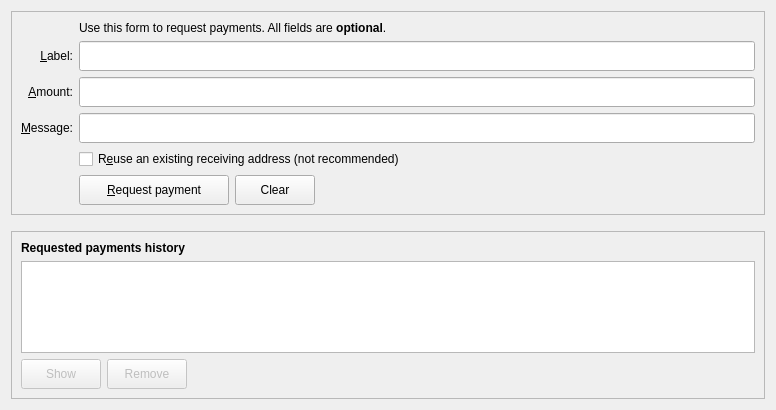
<?xml version="1.0" encoding="UTF-8"?>
<ui version="4.0">
 <class>ReceiveCoinsDialog</class>
 <widget class="QWidget" name="ReceiveCoinsDialog">
  <property name="geometry">
   <rect>
    <x>0</x>
    <y>0</y>
    <width>776</width>
    <height>410</height>
   </rect>
  </property>
  <layout class="QVBoxLayout" name="verticalLayout" stretch="0,0,1">
   <item>
    <widget class="QFrame" name="frame2">
     <property name="sizePolicy">
      <sizepolicy hsizetype="Preferred" vsizetype="Expanding">
       <horstretch>0</horstretch>
       <verstretch>0</verstretch>
      </sizepolicy>
     </property>
     <property name="frameShape">
      <enum>QFrame::StyledPanel</enum>
     </property>
     <property name="frameShadow">
      <enum>QFrame::Sunken</enum>
     </property>
     <layout class="QVBoxLayout" name="verticalLayout_3">
      <item>
       <layout class="QGridLayout" name="gridLayout">
        <item row="7" column="2">
         <widget class="QCheckBox" name="reuseAddress">
          <property name="toolTip">
           <string>Reuse one of the previously used receiving addresses. Reusing addresses has security and privacy issues. Do not use this unless re-generating a payment request made before.</string>
          </property>
          <property name="text">
           <string>R&amp;euse an existing receiving address (not recommended)</string>
          </property>
         </widget>
        </item>
        <item row="7" column="0">
         <widget class="QLabel" name="label_4">
          <property name="text">
           <string/>
          </property>
         </widget>
        </item>
        <item row="6" column="0">
         <widget class="QLabel" name="label_3">
          <property name="toolTip">
           <string>An optional message to attach to the payment request, which will be displayed when the request is opened. Note: The message will not be sent with the payment over the Uniqredit network.</string>
          </property>
          <property name="text">
           <string>&amp;Message:</string>
          </property>
          <property name="alignment">
           <set>Qt::AlignRight|Qt::AlignTrailing|Qt::AlignVCenter</set>
          </property>
          <property name="buddy">
           <cstring>reqMessage</cstring>
          </property>
         </widget>
        </item>
        <item row="4" column="2">
         <widget class="QLineEdit" name="reqLabel">
          <property name="minimumSize">
           <size>
            <width>0</width>
            <height>30</height>
           </size>
          </property>
          <property name="toolTip">
           <string>An optional label to associate with the new receiving address.</string>
          </property>
         </widget>
        </item>
        <item row="6" column="2">
         <widget class="QLineEdit" name="reqMessage">
          <property name="minimumSize">
           <size>
            <width>0</width>
            <height>30</height>
           </size>
          </property>
          <property name="toolTip">
           <string>An optional message to attach to the payment request, which will be displayed when the request is opened. Note: The message will not be sent with the payment over the Uniqredit network.</string>
          </property>
         </widget>
        </item>
        <item row="2" column="2">
         <widget class="QLabel" name="label_5">
          <property name="text">
           <string>Use this form to request payments. All fields are &lt;b&gt;optional&lt;/b&gt;.</string>
          </property>
         </widget>
        </item>
        <item row="4" column="0">
         <widget class="QLabel" name="label_2">
          <property name="toolTip">
           <string>An optional label to associate with the new receiving address.</string>
          </property>
          <property name="text">
           <string>&amp;Label:</string>
          </property>
          <property name="alignment">
           <set>Qt::AlignRight|Qt::AlignTrailing|Qt::AlignVCenter</set>
          </property>
          <property name="buddy">
           <cstring>reqLabel</cstring>
          </property>
         </widget>
        </item>
        <item row="5" column="0">
         <widget class="QLabel" name="label">
          <property name="toolTip">
           <string>An optional amount to request. Leave this empty or zero to not request a specific amount.</string>
          </property>
          <property name="text">
           <string>&amp;Amount:</string>
          </property>
          <property name="alignment">
           <set>Qt::AlignRight|Qt::AlignTrailing|Qt::AlignVCenter</set>
          </property>
          <property name="buddy">
           <cstring>reqAmount</cstring>
          </property>
         </widget>
        </item>
        <item row="5" column="2">
         <widget class="UniqreditAmountField" name="reqAmount">
          <property name="minimumSize">
           <size>
            <width>80</width>
            <height>30</height>
           </size>
          </property>
          <property name="toolTip">
           <string>An optional amount to request. Leave this empty or zero to not request a specific amount.</string>
          </property>
         </widget>
        </item>
        <item row="8" column="2">
         <layout class="QHBoxLayout" name="horizontalLayout">
          <item>
           <widget class="QPushButton" name="receiveButton">
            <property name="minimumSize">
             <size>
              <width>150</width>
              <height>30</height>
             </size>
            </property>
            <property name="text">
             <string>&amp;Request payment</string>
            </property>
            <property name="icon">
             <iconset resource="../uniqredit.qrc">
              <normaloff>:/icons/receiving_addresses</normaloff>:/icons/receiving_addresses</iconset>
            </property>
           </widget>
          </item>
          <item>
           <widget class="QPushButton" name="clearButton">
            <property name="sizePolicy">
             <sizepolicy hsizetype="Minimum" vsizetype="Fixed">
              <horstretch>0</horstretch>
              <verstretch>0</verstretch>
             </sizepolicy>
            </property>
            <property name="minimumSize">
             <size>
              <width>0</width>
              <height>30</height>
             </size>
            </property>
            <property name="toolTip">
             <string>Clear all fields of the form.</string>
            </property>
            <property name="text">
             <string>  Clear  </string>
            </property>
            <property name="icon">
             <iconset resource="../uniqredit.qrc">
              <normaloff>:/icons/remove</normaloff>:/icons/remove</iconset>
            </property>
            <property name="autoDefault">
             <bool>false</bool>
            </property>
           </widget>
          </item>
          <item>
           <spacer name="horizontalSpacer">
            <property name="orientation">
             <enum>Qt::Horizontal</enum>
            </property>
            <property name="sizeHint" stdset="0">
             <size>
              <width>40</width>
              <height>20</height>
             </size>
            </property>
           </spacer>
          </item>
         </layout>
        </item>
        <item row="8" column="0">
         <widget class="QLabel" name="label_7">
          <property name="text">
           <string/>
          </property>
         </widget>
        </item>
       </layout>
      </item>
     </layout>
    </widget>
   </item>
   <item>
    <spacer name="verticalSpacer_2">
     <property name="orientation">
      <enum>Qt::Vertical</enum>
     </property>
     <property name="sizeHint" stdset="0">
      <size>
       <width>20</width>
       <height>10</height>
      </size>
     </property>
    </spacer>
   </item>
   <item>
    <widget class="QFrame" name="frame">
     <property name="sizePolicy">
      <sizepolicy hsizetype="Preferred" vsizetype="Expanding">
       <horstretch>0</horstretch>
       <verstretch>0</verstretch>
      </sizepolicy>
     </property>
     <property name="frameShape">
      <enum>QFrame::StyledPanel</enum>
     </property>
     <property name="frameShadow">
      <enum>QFrame::Raised</enum>
     </property>
     <layout class="QVBoxLayout" name="verticalLayout_2">
      <item>
       <widget class="QLabel" name="label_6">
        <property name="font">
         <font>
          <weight>75</weight>
          <bold>true</bold>
         </font>
        </property>
        <property name="text">
         <string>Requested payments history</string>
        </property>
       </widget>
      </item>
      <item>
       <widget class="QTableView" name="recentRequestsView">
        <property name="contextMenuPolicy">
         <enum>Qt::CustomContextMenu</enum>
        </property>
        <property name="tabKeyNavigation">
         <bool>false</bool>
        </property>
        <property name="sortingEnabled">
         <bool>true</bool>
        </property>
       </widget>
      </item>
      <item>
       <layout class="QHBoxLayout" name="horizontalLayout_2">
        <item>
         <widget class="QPushButton" name="showRequestButton">
          <property name="enabled">
           <bool>false</bool>
          </property>
          <property name="minimumSize">
           <size>
            <width>0</width>
            <height>30</height>
           </size>
          </property>
          <property name="toolTip">
           <string>Show the selected request (does the same as double clicking an entry)</string>
          </property>
          <property name="text">
           <string>  Show  </string>
          </property>
          <property name="icon">
           <iconset resource="../uniqredit.qrc">
            <normaloff>:/icons/edit</normaloff>:/icons/edit</iconset>
          </property>
          <property name="autoDefault">
           <bool>false</bool>
          </property>
         </widget>
        </item>
        <item>
         <widget class="QPushButton" name="removeRequestButton">
          <property name="enabled">
           <bool>false</bool>
          </property>
          <property name="minimumSize">
           <size>
            <width>0</width>
            <height>30</height>
           </size>
          </property>
          <property name="toolTip">
           <string>Remove the selected entries from the list</string>
          </property>
          <property name="text">
           <string>  Remove  </string>
          </property>
          <property name="icon">
           <iconset resource="../uniqredit.qrc">
            <normaloff>:/icons/remove</normaloff>:/icons/remove</iconset>
          </property>
          <property name="autoDefault">
           <bool>false</bool>
          </property>
         </widget>
        </item>
        <item>
         <spacer name="horizontalSpacer_2">
          <property name="orientation">
           <enum>Qt::Horizontal</enum>
          </property>
          <property name="sizeHint" stdset="0">
           <size>
            <width>40</width>
            <height>20</height>
           </size>
          </property>
         </spacer>
        </item>
       </layout>
      </item>
     </layout>
    </widget>
   </item>
  </layout>
 </widget>
 <customwidgets>
  <customwidget>
   <class>UniqreditAmountField</class>
   <extends>QLineEdit</extends>
   <header>uniqreditamountfield.h</header>
   <container>1</container>
  </customwidget>
 </customwidgets>
 <tabstops>
  <tabstop>reqLabel</tabstop>
  <tabstop>reqAmount</tabstop>
  <tabstop>reqMessage</tabstop>
  <tabstop>reuseAddress</tabstop>
  <tabstop>receiveButton</tabstop>
  <tabstop>clearButton</tabstop>
  <tabstop>recentRequestsView</tabstop>
  <tabstop>showRequestButton</tabstop>
  <tabstop>removeRequestButton</tabstop>
 </tabstops>
 <resources>
  <include location="../uniqredit.qrc"/>
 </resources>
 <connections/>
</ui>
